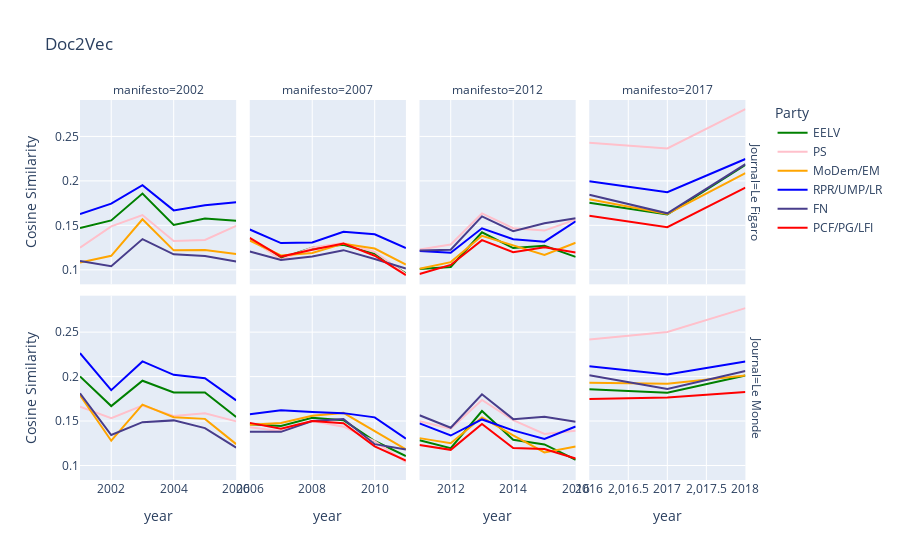

The notebook cell this image was saved under:
### Code cell
fig = px.line(sims,
              x='annee',
              y=sims.columns[3:],
              labels={'partyname':'Journal','variable':'Party','value':'Cosine Similarity','annee':'year', 'fichier':'manifesto'},
              title='Doc2Vec',
              facet_row='partyname',
              facet_col='fichier',
              color_discrete_map=dict_color
       )
fig.update_xaxes(matches=None)
fig.show()

### Figure 1 — Plotly figure (JSON) as saved in the notebook; plotly's stock layout.template omitted (floating-point values rounded to 4 significant figures)
{"data": [{"hovertemplate": "Party=EELV<br>Journal=Le Figaro<br>manifesto=2002<br>year=%{x}<br>Cosine Similarity=%{y}<extra></extra>", "legendgroup": "EELV", "line": {"color": "green", "dash": "solid"}, "marker": {"symbol": "circle"}, "mode": "lines", "name": "EELV", "orientation": "v", "showlegend": true, "type": "scatter", "x": [2001, 2002, 2003, 2004, 2005, 2006], "xaxis": "x5", "y": [0.1471, 0.1555, 0.1858, 0.1505, 0.1577, 0.1551], "yaxis": "y5"}, {"hovertemplate": "Party=EELV<br>Journal=Le Figaro<br>manifesto=2007<br>year=%{x}<br>Cosine Similarity=%{y}<extra></extra>", "legendgroup": "EELV", "line": {"color": "green", "dash": "solid"}, "marker": {"symbol": "circle"}, "mode": "lines", "name": "EELV", "orientation": "v", "showlegend": false, "type": "scatter", "x": [2006, 2007, 2008, 2009, 2010, 2011], "xaxis": "x6", "y": [0.1349, 0.113, 0.1247, 0.1281, 0.1182, 0.09595], "yaxis": "y6"}, {"hovertemplate": "Party=EELV<br>Journal=Le Figaro<br>manifesto=2012<br>year=%{x}<br>Cosine Similarity=%{y}<extra></extra>", "legendgroup": "EELV", "line": {"color": "green", "dash": "solid"}, "marker": {"symbol": "circle"}, "mode": "lines", "name": "EELV", "orientation": "v", "showlegend": false, "type": "scatter", "x": [2011, 2012, 2013, 2014, 2015, 2016], "xaxis": "x7", "y": [0.1009, 0.1032, 0.1422, 0.1244, 0.127, 0.1145], "yaxis": "y7"}, {"hovertemplate": "Party=EELV<br>Journal=Le Figaro<br>manifesto=2017<br>year=%{x}<br>Cosine Similarity=%{y}<extra></extra>", "legendgroup": "EELV", "line": {"color": "green", "dash": "solid"}, "marker": {"symbol": "circle"}, "mode": "lines", "name": "EELV", "orientation": "v", "showlegend": false, "type": "scatter", "x": [2016, 2017, 2018], "xaxis": "x8", "y": [0.1755, 0.1623, 0.2179], "yaxis": "y8"}, {"hovertemplate": "Party=EELV<br>Journal=Le Monde<br>manifesto=2002<br>year=%{x}<br>Cosine Similarity=%{y}<extra></extra>", "legendgroup": "EELV", "line": {"color": "green", "dash": "solid"}, "marker": {"symbol": "circle"}, "mode": "lines", "name": "EELV", "orientation": "v", "showlegend": false, "type": "scatter", "x": [2001, 2002, 2003, 2004, 2005, 2006], "xaxis": "x", "y": [0.2001, 0.1668, 0.1953, 0.1821, 0.182, 0.1545], "yaxis": "y"}, {"hovertemplate": "Party=EELV<br>Journal=Le Monde<br>manifesto=2007<br>year=%{x}<br>Cosine Similarity=%{y}<extra></extra>", "legendgroup": "EELV", "line": {"color": "green", "dash": "solid"}, "marker": {"symbol": "circle"}, "mode": "lines", "name": "EELV", "orientation": "v", "showlegend": false, "type": "scatter", "x": [2006, 2007, 2008, 2009, 2010, 2011], "xaxis": "x2", "y": [0.1464, 0.1445, 0.1537, 0.1509, 0.1275, 0.1105], "yaxis": "y2"}, {"hovertemplate": "Party=EELV<br>Journal=Le Monde<br>manifesto=2012<br>year=%{x}<br>Cosine Similarity=%{y}<extra></extra>", "legendgroup": "EELV", "line": {"color": "green", "dash": "solid"}, "marker": {"symbol": "circle"}, "mode": "lines", "name": "EELV", "orientation": "v", "showlegend": false, "type": "scatter", "x": [2011, 2012, 2013, 2014, 2015, 2016], "xaxis": "x3", "y": [0.1283, 0.1195, 0.1613, 0.1289, 0.1237, 0.1064], "yaxis": "y3"}, {"hovertemplate": "Party=EELV<br>Journal=Le Monde<br>manifesto=2017<br>year=%{x}<br>Cosine Similarity=%{y}<extra></extra>", "legendgroup": "EELV", "line": {"color": "green", "dash": "solid"}, "marker": {"symbol": "circle"}, "mode": "lines", "name": "EELV", "orientation": "v", "showlegend": false, "type": "scatter", "x": [2016, 2017, 2018], "xaxis": "x4", "y": [0.1858, 0.1818, 0.2012], "yaxis": "y4"}, {"hovertemplate": "Party=PS<br>Journal=Le Figaro<br>manifesto=2002<br>year=%{x}<br>Cosine Similarity=%{y}<extra></extra>", "legendgroup": "PS", "line": {"color": "pink", "dash": "solid"}, "marker": {"symbol": "circle"}, "mode": "lines", "name": "PS", "orientation": "v", "showlegend": true, "type": "scatter", "x": [2001, 2002, 2003, 2004, 2005, 2006], "xaxis": "x5", "y": [0.1249, 0.1489, 0.1616, 0.1324, 0.1335, 0.1493], "yaxis": "y5"}, {"hovertemplate": "Party=PS<br>Journal=Le Figaro<br>manifesto=2007<br>year=%{x}<br>Cosine Similarity=%{y}<extra></extra>", "legendgroup": "PS", "line": {"color": "pink", "dash": "solid"}, "marker": {"symbol": "circle"}, "mode": "lines", "name": "PS", "orientation": "v", "showlegend": false, "type": "scatter", "x": [2006, 2007, 2008, 2009, 2010, 2011], "xaxis": "x6", "y": [0.1354, 0.1114, 0.125, 0.13, 0.12, 0.09512], "yaxis": "y6"}, {"hovertemplate": "Party=PS<br>Journal=Le Figaro<br>manifesto=2012<br>year=%{x}<br>Cosine Similarity=%{y}<extra></extra>", "legendgroup": "PS", "line": {"color": "pink", "dash": "solid"}, "marker": {"symbol": "circle"}, "mode": "lines", "name": "PS", "orientation": "v", "showlegend": false, "type": "scatter", "x": [2011, 2012, 2013, 2014, 2015, 2016], "xaxis": "x7", "y": [0.1228, 0.1284, 0.1634, 0.1467, 0.1441, 0.1566], "yaxis": "y7"}, {"hovertemplate": "Party=PS<br>Journal=Le Figaro<br>manifesto=2017<br>year=%{x}<br>Cosine Similarity=%{y}<extra></extra>", "legendgroup": "PS", "line": {"color": "pink", "dash": "solid"}, "marker": {"symbol": "circle"}, "mode": "lines", "name": "PS", "orientation": "v", "showlegend": false, "type": "scatter", "x": [2016, 2017, 2018], "xaxis": "x8", "y": [0.243, 0.2366, 0.2806], "yaxis": "y8"}, {"hovertemplate": "Party=PS<br>Journal=Le Monde<br>manifesto=2002<br>year=%{x}<br>Cosine Similarity=%{y}<extra></extra>", "legendgroup": "PS", "line": {"color": "pink", "dash": "solid"}, "marker": {"symbol": "circle"}, "mode": "lines", "name": "PS", "orientation": "v", "showlegend": false, "type": "scatter", "x": [2001, 2002, 2003, 2004, 2005, 2006], "xaxis": "x", "y": [0.1663, 0.1531, 0.1675, 0.1557, 0.1588, 0.1496], "yaxis": "y"}, {"hovertemplate": "Party=PS<br>Journal=Le Monde<br>manifesto=2007<br>year=%{x}<br>Cosine Similarity=%{y}<extra></extra>", "legendgroup": "PS", "line": {"color": "pink", "dash": "solid"}, "marker": {"symbol": "circle"}, "mode": "lines", "name": "PS", "orientation": "v", "showlegend": false, "type": "scatter", "x": [2006, 2007, 2008, 2009, 2010, 2011], "xaxis": "x2", "y": [0.1431, 0.1386, 0.1502, 0.1437, 0.1274, 0.1037], "yaxis": "y2"}, {"hovertemplate": "Party=PS<br>Journal=Le Monde<br>manifesto=2012<br>year=%{x}<br>Cosine Similarity=%{y}<extra></extra>", "legendgroup": "PS", "line": {"color": "pink", "dash": "solid"}, "marker": {"symbol": "circle"}, "mode": "lines", "name": "PS", "orientation": "v", "showlegend": false, "type": "scatter", "x": [2011, 2012, 2013, 2014, 2015, 2016], "xaxis": "x3", "y": [0.1498, 0.1413, 0.1736, 0.151, 0.1354, 0.1392], "yaxis": "y3"}, {"hovertemplate": "Party=PS<br>Journal=Le Monde<br>manifesto=2017<br>year=%{x}<br>Cosine Similarity=%{y}<extra></extra>", "legendgroup": "PS", "line": {"color": "pink", "dash": "solid"}, "marker": {"symbol": "circle"}, "mode": "lines", "name": "PS", "orientation": "v", "showlegend": false, "type": "scatter", "x": [2016, 2017, 2018], "xaxis": "x4", "y": [0.2416, 0.2501, 0.277], "yaxis": "y4"}, {"hovertemplate": "Party=MoDem/EM<br>Journal=Le Figaro<br>manifesto=2002<br>year=%{x}<br>Cosine Similarity=%{y}<extra></extra>", "legendgroup": "MoDem/EM", "line": {"color": "orange", "dash": "solid"}, "marker": {"symbol": "circle"}, "mode": "lines", "name": "MoDem/EM", "orientation": "v", "showlegend": true, "type": "scatter", "x": [2001, 2002, 2003, 2004, 2005, 2006], "xaxis": "x5", "y": [0.1082, 0.1158, 0.1568, 0.1219, 0.1223, 0.1179], "yaxis": "y5"}, {"hovertemplate": "Party=MoDem/EM<br>Journal=Le Figaro<br>manifesto=2007<br>year=%{x}<br>Cosine Similarity=%{y}<extra></extra>", "legendgroup": "MoDem/EM", "line": {"color": "orange", "dash": "solid"}, "marker": {"symbol": "circle"}, "mode": "lines", "name": "MoDem/EM", "orientation": "v", "showlegend": false, "type": "scatter", "x": [2006, 2007, 2008, 2009, 2010, 2011], "xaxis": "x6", "y": [0.133, 0.1162, 0.119, 0.1294, 0.1239, 0.106], "yaxis": "y6"}, {"hovertemplate": "Party=MoDem/EM<br>Journal=Le Figaro<br>manifesto=2012<br>year=%{x}<br>Cosine Similarity=%{y}<extra></extra>", "legendgroup": "MoDem/EM", "line": {"color": "orange", "dash": "solid"}, "marker": {"symbol": "circle"}, "mode": "lines", "name": "MoDem/EM", "orientation": "v", "showlegend": false, "type": "scatter", "x": [2011, 2012, 2013, 2014, 2015, 2016], "xaxis": "x7", "y": [0.1012, 0.1086, 0.1382, 0.1275, 0.1168, 0.1304], "yaxis": "y7"}, {"hovertemplate": "Party=MoDem/EM<br>Journal=Le Figaro<br>manifesto=2017<br>year=%{x}<br>Cosine Similarity=%{y}<extra></extra>", "legendgroup": "MoDem/EM", "line": {"color": "orange", "dash": "solid"}, "marker": {"symbol": "circle"}, "mode": "lines", "name": "MoDem/EM", "orientation": "v", "showlegend": false, "type": "scatter", "x": [2016, 2017, 2018], "xaxis": "x8", "y": [0.1792, 0.1628, 0.2088], "yaxis": "y8"}, {"hovertemplate": "Party=MoDem/EM<br>Journal=Le Monde<br>manifesto=2002<br>year=%{x}<br>Cosine Similarity=%{y}<extra></extra>", "legendgroup": "MoDem/EM", "line": {"color": "orange", "dash": "solid"}, "marker": {"symbol": "circle"}, "mode": "lines", "name": "MoDem/EM", "orientation": "v", "showlegend": false, "type": "scatter", "x": [2001, 2002, 2003, 2004, 2005, 2006], "xaxis": "x", "y": [0.1789, 0.1278, 0.1685, 0.1543, 0.1524, 0.124], "yaxis": "y"}, {"hovertemplate": "Party=MoDem/EM<br>Journal=Le Monde<br>manifesto=2007<br>year=%{x}<br>Cosine Similarity=%{y}<extra></extra>", "legendgroup": "MoDem/EM", "line": {"color": "orange", "dash": "solid"}, "marker": {"symbol": "circle"}, "mode": "lines", "name": "MoDem/EM", "orientation": "v", "showlegend": false, "type": "scatter", "x": [2006, 2007, 2008, 2009, 2010, 2011], "xaxis": "x2", "y": [0.146, 0.1477, 0.156, 0.1592, 0.1386, 0.1181], "yaxis": "y2"}, {"hovertemplate": "Party=MoDem/EM<br>Journal=Le Monde<br>manifesto=2012<br>year=%{x}<br>Cosine Similarity=%{y}<extra></extra>", "legendgroup": "MoDem/EM", "line": {"color": "orange", "dash": "solid"}, "marker": {"symbol": "circle"}, "mode": "lines", "name": "MoDem/EM", "orientation": "v", "showlegend": false, "type": "scatter", "x": [2011, 2012, 2013, 2014, 2015, 2016], "xaxis": "x3", "y": [0.1308, 0.125, 0.1542, 0.1339, 0.1146, 0.1214], "yaxis": "y3"}, {"hovertemplate": "Party=MoDem/EM<br>Journal=Le Monde<br>manifesto=2017<br>year=%{x}<br>Cosine Similarity=%{y}<extra></extra>", "legendgroup": "MoDem/EM", "line": {"color": "orange", "dash": "solid"}, "marker": {"symbol": "circle"}, "mode": "lines", "name": "MoDem/EM", "orientation": "v", "showlegend": false, "type": "scatter", "x": [2016, 2017, 2018], "xaxis": "x4", "y": [0.1931, 0.1919, 0.2012], "yaxis": "y4"}, {"hovertemplate": "Party=RPR/UMP/LR<br>Journal=Le Figaro<br>manifesto=2002<br>year=%{x}<br>Cosine Similarity=%{y}<extra></extra>", "legendgroup": "RPR/UMP/LR", "line": {"color": "blue", "dash": "solid"}, "marker": {"symbol": "circle"}, "mode": "lines", "name": "RPR/UMP/LR", "orientation": "v", "showlegend": true, "type": "scatter", "x": [2001, 2002, 2003, 2004, 2005, 2006], "xaxis": "x5", "y": [0.1628, 0.1745, 0.1952, 0.1668, 0.1726, 0.1761], "yaxis": "y5"}, {"hovertemplate": "Party=RPR/UMP/LR<br>Journal=Le Figaro<br>manifesto=2007<br>year=%{x}<br>Cosine Similarity=%{y}<extra></extra>", "legendgroup": "RPR/UMP/LR", "line": {"color": "blue", "dash": "solid"}, "marker": {"symbol": "circle"}, "mode": "lines", "name": "RPR/UMP/LR", "orientation": "v", "showlegend": false, "type": "scatter", "x": [2006, 2007, 2008, 2009, 2010, 2011], "xaxis": "x6", "y": [0.1453, 0.13, 0.1307, 0.1428, 0.1399, 0.1244], "yaxis": "y6"}, {"hovertemplate": "Party=RPR/UMP/LR<br>Journal=Le Figaro<br>manifesto=2012<br>year=%{x}<br>Cosine Similarity=%{y}<extra></extra>", "legendgroup": "RPR/UMP/LR", "line": {"color": "blue", "dash": "solid"}, "marker": {"symbol": "circle"}, "mode": "lines", "name": "RPR/UMP/LR", "orientation": "v", "showlegend": false, "type": "scatter", "x": [2011, 2012, 2013, 2014, 2015, 2016], "xaxis": "x7", "y": [0.1212, 0.1192, 0.1467, 0.1344, 0.1317, 0.1545], "yaxis": "y7"}, {"hovertemplate": "Party=RPR/UMP/LR<br>Journal=Le Figaro<br>manifesto=2017<br>year=%{x}<br>Cosine Similarity=%{y}<extra></extra>", "legendgroup": "RPR/UMP/LR", "line": {"color": "blue", "dash": "solid"}, "marker": {"symbol": "circle"}, "mode": "lines", "name": "RPR/UMP/LR", "orientation": "v", "showlegend": false, "type": "scatter", "x": [2016, 2017, 2018], "xaxis": "x8", "y": [0.1997, 0.1872, 0.2246], "yaxis": "y8"}, {"hovertemplate": "Party=RPR/UMP/LR<br>Journal=Le Monde<br>manifesto=2002<br>year=%{x}<br>Cosine Similarity=%{y}<extra></extra>", "legendgroup": "RPR/UMP/LR", "line": {"color": "blue", "dash": "solid"}, "marker": {"symbol": "circle"}, "mode": "lines", "name": "RPR/UMP/LR", "orientation": "v", "showlegend": false, "type": "scatter", "x": [2001, 2002, 2003, 2004, 2005, 2006], "xaxis": "x", "y": [0.2264, 0.1848, 0.2171, 0.202, 0.1983, 0.1732], "yaxis": "y"}, {"hovertemplate": "Party=RPR/UMP/LR<br>Journal=Le Monde<br>manifesto=2007<br>year=%{x}<br>Cosine Similarity=%{y}<extra></extra>", "legendgroup": "RPR/UMP/LR", "line": {"color": "blue", "dash": "solid"}, "marker": {"symbol": "circle"}, "mode": "lines", "name": "RPR/UMP/LR", "orientation": "v", "showlegend": false, "type": "scatter", "x": [2006, 2007, 2008, 2009, 2010, 2011], "xaxis": "x2", "y": [0.1576, 0.1621, 0.1602, 0.1589, 0.1541, 0.1301], "yaxis": "y2"}, {"hovertemplate": "Party=RPR/UMP/LR<br>Journal=Le Monde<br>manifesto=2012<br>year=%{x}<br>Cosine Similarity=%{y}<extra></extra>", "legendgroup": "RPR/UMP/LR", "line": {"color": "blue", "dash": "solid"}, "marker": {"symbol": "circle"}, "mode": "lines", "name": "RPR/UMP/LR", "orientation": "v", "showlegend": false, "type": "scatter", "x": [2011, 2012, 2013, 2014, 2015, 2016], "xaxis": "x3", "y": [0.1473, 0.1337, 0.1518, 0.1395, 0.1299, 0.1439], "yaxis": "y3"}, {"hovertemplate": "Party=RPR/UMP/LR<br>Journal=Le Monde<br>manifesto=2017<br>year=%{x}<br>Cosine Similarity=%{y}<extra></extra>", "legendgroup": "RPR/UMP/LR", "line": {"color": "blue", "dash": "solid"}, "marker": {"symbol": "circle"}, "mode": "lines", "name": "RPR/UMP/LR", "orientation": "v", "showlegend": false, "type": "scatter", "x": [2016, 2017, 2018], "xaxis": "x4", "y": [0.2116, 0.2023, 0.2169], "yaxis": "y4"}, {"hovertemplate": "Party=FN<br>Journal=Le Figaro<br>manifesto=2002<br>year=%{x}<br>Cosine Similarity=%{y}<extra></extra>", "legendgroup": "FN", "line": {"color": "darkslateblue", "dash": "solid"}, "marker": {"symbol": "circle"}, "mode": "lines", "name": "FN", "orientation": "v", "showlegend": true, "type": "scatter", "x": [2001, 2002, 2003, 2004, 2005, 2006], "xaxis": "x5", "y": [0.1098, 0.104, 0.1345, 0.1174, 0.1156, 0.1093], "yaxis": "y5"}, {"hovertemplate": "Party=FN<br>Journal=Le Figaro<br>manifesto=2007<br>year=%{x}<br>Cosine Similarity=%{y}<extra></extra>", "legendgroup": "FN", "line": {"color": "darkslateblue", "dash": "solid"}, "marker": {"symbol": "circle"}, "mode": "lines", "name": "FN", "orientation": "v", "showlegend": false, "type": "scatter", "x": [2006, 2007, 2008, 2009, 2010, 2011], "xaxis": "x6", "y": [0.1206, 0.111, 0.1149, 0.1221, 0.1121, 0.1015], "yaxis": "y6"}, {"hovertemplate": "Party=FN<br>Journal=Le Figaro<br>manifesto=2012<br>year=%{x}<br>Cosine Similarity=%{y}<extra></extra>", "legendgroup": "FN", "line": {"color": "darkslateblue", "dash": "solid"}, "marker": {"symbol": "circle"}, "mode": "lines", "name": "FN", "orientation": "v", "showlegend": false, "type": "scatter", "x": [2011, 2012, 2013, 2014, 2015, 2016], "xaxis": "x7", "y": [0.1217, 0.1227, 0.16, 0.1435, 0.1523, 0.158], "yaxis": "y7"}, {"hovertemplate": "Party=FN<br>Journal=Le Figaro<br>manifesto=2017<br>year=%{x}<br>Cosine Similarity=%{y}<extra></extra>", "legendgroup": "FN", "line": {"color": "darkslateblue", "dash": "solid"}, "marker": {"symbol": "circle"}, "mode": "lines", "name": "FN", "orientation": "v", "showlegend": false, "type": "scatter", "x": [2016, 2017, 2018], "xaxis": "x8", "y": [0.1845, 0.1635, 0.2188], "yaxis": "y8"}, {"hovertemplate": "Party=FN<br>Journal=Le Monde<br>manifesto=2002<br>year=%{x}<br>Cosine Similarity=%{y}<extra></extra>", "legendgroup": "FN", "line": {"color": "darkslateblue", "dash": "solid"}, "marker": {"symbol": "circle"}, "mode": "lines", "name": "FN", "orientation": "v", "showlegend": false, "type": "scatter", "x": [2001, 2002, 2003, 2004, 2005, 2006], "xaxis": "x", "y": [0.1811, 0.1343, 0.1487, 0.1507, 0.142, 0.1202], "yaxis": "y"}, {"hovertemplate": "Party=FN<br>Journal=Le Monde<br>manifesto=2007<br>year=%{x}<br>Cosine Similarity=%{y}<extra></extra>", "legendgroup": "FN", "line": {"color": "darkslateblue", "dash": "solid"}, "marker": {"symbol": "circle"}, "mode": "lines", "name": "FN", "orientation": "v", "showlegend": false, "type": "scatter", "x": [2006, 2007, 2008, 2009, 2010, 2011], "xaxis": "x2", "y": [0.1379, 0.1378, 0.1501, 0.1523, 0.124, 0.118], "yaxis": "y2"}, {"hovertemplate": "Party=FN<br>Journal=Le Monde<br>manifesto=2012<br>year=%{x}<br>Cosine Similarity=%{y}<extra></extra>", "legendgroup": "FN", "line": {"color": "darkslateblue", "dash": "solid"}, "marker": {"symbol": "circle"}, "mode": "lines", "name": "FN", "orientation": "v", "showlegend": false, "type": "scatter", "x": [2011, 2012, 2013, 2014, 2015, 2016], "xaxis": "x3", "y": [0.1566, 0.1425, 0.1801, 0.1521, 0.1548, 0.1491], "yaxis": "y3"}, {"hovertemplate": "Party=FN<br>Journal=Le Monde<br>manifesto=2017<br>year=%{x}<br>Cosine Similarity=%{y}<extra></extra>", "legendgroup": "FN", "line": {"color": "darkslateblue", "dash": "solid"}, "marker": {"symbol": "circle"}, "mode": "lines", "name": "FN", "orientation": "v", "showlegend": false, "type": "scatter", "x": [2016, 2017, 2018], "xaxis": "x4", "y": [0.2015, 0.1862, 0.2062], "yaxis": "y4"}, {"hovertemplate": "Party=PCF/PG/LFI<br>Journal=Le Figaro<br>manifesto=2002<br>year=%{x}<br>Cosine Similarity=%{y}<extra></extra>", "legendgroup": "PCF/PG/LFI", "line": {"color": "red", "dash": "solid"}, "marker": {"symbol": "circle"}, "mode": "lines", "name": "PCF/PG/LFI", "orientation": "v", "showlegend": true, "type": "scatter", "x": [2001, 2002, 2003, 2004, 2005, 2006], "xaxis": "x5", "y": [null, null, null, null, null, null], "yaxis": "y5"}, {"hovertemplate": "Party=PCF/PG/LFI<br>Journal=Le Figaro<br>manifesto=2007<br>year=%{x}<br>Cosine Similarity=%{y}<extra></extra>", "legendgroup": "PCF/PG/LFI", "line": {"color": "red", "dash": "solid"}, "marker": {"symbol": "circle"}, "mode": "lines", "name": "PCF/PG/LFI", "orientation": "v", "showlegend": false, "type": "scatter", "x": [2006, 2007, 2008, 2009, 2010, 2011], "xaxis": "x6", "y": [0.1358, 0.1149, 0.1226, 0.1297, 0.1158, 0.09405], "yaxis": "y6"}, {"hovertemplate": "Party=PCF/PG/LFI<br>Journal=Le Figaro<br>manifesto=2012<br>year=%{x}<br>Cosine Similarity=%{y}<extra></extra>", "legendgroup": "PCF/PG/LFI", "line": {"color": "red", "dash": "solid"}, "marker": {"symbol": "circle"}, "mode": "lines", "name": "PCF/PG/LFI", "orientation": "v", "showlegend": false, "type": "scatter", "x": [2011, 2012, 2013, 2014, 2015, 2016], "xaxis": "x7", "y": [0.09518, 0.1055, 0.1334, 0.1198, 0.1253, 0.1194], "yaxis": "y7"}, {"hovertemplate": "Party=PCF/PG/LFI<br>Journal=Le Figaro<br>manifesto=2017<br>year=%{x}<br>Cosine Similarity=%{y}<extra></extra>", "legendgroup": "PCF/PG/LFI", "line": {"color": "red", "dash": "solid"}, "marker": {"symbol": "circle"}, "mode": "lines", "name": "PCF/PG/LFI", "orientation": "v", "showlegend": false, "type": "scatter", "x": [2016, 2017, 2018], "xaxis": "x8", "y": [0.1609, 0.1479, 0.1925], "yaxis": "y8"}, {"hovertemplate": "Party=PCF/PG/LFI<br>Journal=Le Monde<br>manifesto=2002<br>year=%{x}<br>Cosine Similarity=%{y}<extra></extra>", "legendgroup": "PCF/PG/LFI", "line": {"color": "red", "dash": "solid"}, "marker": {"symbol": "circle"}, "mode": "lines", "name": "PCF/PG/LFI", "orientation": "v", "showlegend": false, "type": "scatter", "x": [2001, 2002, 2003, 2004, 2005, 2006], "xaxis": "x", "y": [null, null, null, null, null, null], "yaxis": "y"}, {"hovertemplate": "Party=PCF/PG/LFI<br>Journal=Le Monde<br>manifesto=2007<br>year=%{x}<br>Cosine Similarity=%{y}<extra></extra>", "legendgroup": "PCF/PG/LFI", "line": {"color": "red", "dash": "solid"}, "marker": {"symbol": "circle"}, "mode": "lines", "name": "PCF/PG/LFI", "orientation": "v", "showlegend": false, "type": "scatter", "x": [2006, 2007, 2008, 2009, 2010, 2011], "xaxis": "x2", "y": [0.1479, 0.1415, 0.1501, 0.1476, 0.1215, 0.1056], "yaxis": "y2"}, {"hovertemplate": "Party=PCF/PG/LFI<br>Journal=Le Monde<br>manifesto=2012<br>year=%{x}<br>Cosine Similarity=%{y}<extra></extra>", "legendgroup": "PCF/PG/LFI", "line": {"color": "red", "dash": "solid"}, "marker": {"symbol": "circle"}, "mode": "lines", "name": "PCF/PG/LFI", "orientation": "v", "showlegend": false, "type": "scatter", "x": [2011, 2012, 2013, 2014, 2015, 2016], "xaxis": "x3", "y": [0.123, 0.1176, 0.1468, 0.1197, 0.1186, 0.1079], "yaxis": "y3"}, {"hovertemplate": "Party=PCF/PG/LFI<br>Journal=Le Monde<br>manifesto=2017<br>year=%{x}<br>Cosine Similarity=%{y}<extra></extra>", "legendgroup": "PCF/PG/LFI", "line": {"color": "red", "dash": "solid"}, "marker": {"symbol": "circle"}, "mode": "lines", "name": "PCF/PG/LFI", "orientation": "v", "showlegend": false, "type": "scatter", "x": [2016, 2017, 2018], "xaxis": "x4", "y": [0.1749, 0.1764, 0.1827], "yaxis": "y4"}], "layout": {"annotations": [{"font": {}, "showarrow": false, "text": "manifesto=2002", "x": 0.115, "xanchor": "center", "xref": "paper", "y": 1, "yanchor": "bottom", "yref": "paper"}, {"font": {}, "showarrow": false, "text": "manifesto=2007", "x": 0.365, "xanchor": "center", "xref": "paper", "y": 1, "yanchor": "bottom", "yref": "paper"}, {"font": {}, "showarrow": false, "text": "manifesto=2012", "x": 0.615, "xanchor": "center", "xref": "paper", "y": 1, "yanchor": "bottom", "yref": "paper"}, {"font": {}, "showarrow": false, "text": "manifesto=2017", "x": 0.865, "xanchor": "center", "xref": "paper", "y": 1, "yanchor": "bottom", "yref": "paper"}, {"font": {}, "showarrow": false, "text": "Journal=Le Monde", "textangle": 90, "x": 0.98, "xanchor": "left", "xref": "paper", "y": 0.2425, "yanchor": "middle", "yref": "paper"}, {"font": {}, "showarrow": false, "text": "Journal=Le Figaro", "textangle": 90, "x": 0.98, "xanchor": "left", "xref": "paper", "y": 0.7575, "yanchor": "middle", "yref": "paper"}], "legend": {"title": {"text": "Party"}, "tracegroupgap": 0}, "title": {"text": "Doc2Vec"}, "xaxis": {"anchor": "y", "domain": [0, 0.23], "title": {"text": "year"}}, "xaxis2": {"anchor": "y2", "domain": [0.25, 0.48], "title": {"text": "year"}}, "xaxis3": {"anchor": "y3", "domain": [0.5, 0.73], "title": {"text": "year"}}, "xaxis4": {"anchor": "y4", "domain": [0.75, 0.98], "title": {"text": "year"}}, "xaxis5": {"anchor": "y5", "domain": [0, 0.23], "showticklabels": false}, "xaxis6": {"anchor": "y6", "domain": [0.25, 0.48], "showticklabels": false}, "xaxis7": {"anchor": "y7", "domain": [0.5, 0.73], "showticklabels": false}, "xaxis8": {"anchor": "y8", "domain": [0.75, 0.98], "showticklabels": false}, "yaxis": {"anchor": "x", "domain": [0, 0.485], "title": {"text": "Cosine Similarity"}}, "yaxis2": {"anchor": "x2", "domain": [0, 0.485], "matches": "y", "showticklabels": false}, "yaxis3": {"anchor": "x3", "domain": [0, 0.485], "matches": "y", "showticklabels": false}, "yaxis4": {"anchor": "x4", "domain": [0, 0.485], "matches": "y", "showticklabels": false}, "yaxis5": {"anchor": "x5", "domain": [0.515, 1], "matches": "y", "title": {"text": "Cosine Similarity"}}, "yaxis6": {"anchor": "x6", "domain": [0.515, 1], "matches": "y", "showticklabels": false}, "yaxis7": {"anchor": "x7", "domain": [0.515, 1], "matches": "y", "showticklabels": false}, "yaxis8": {"anchor": "x8", "domain": [0.515, 1], "matches": "y", "showticklabels": false}}}
